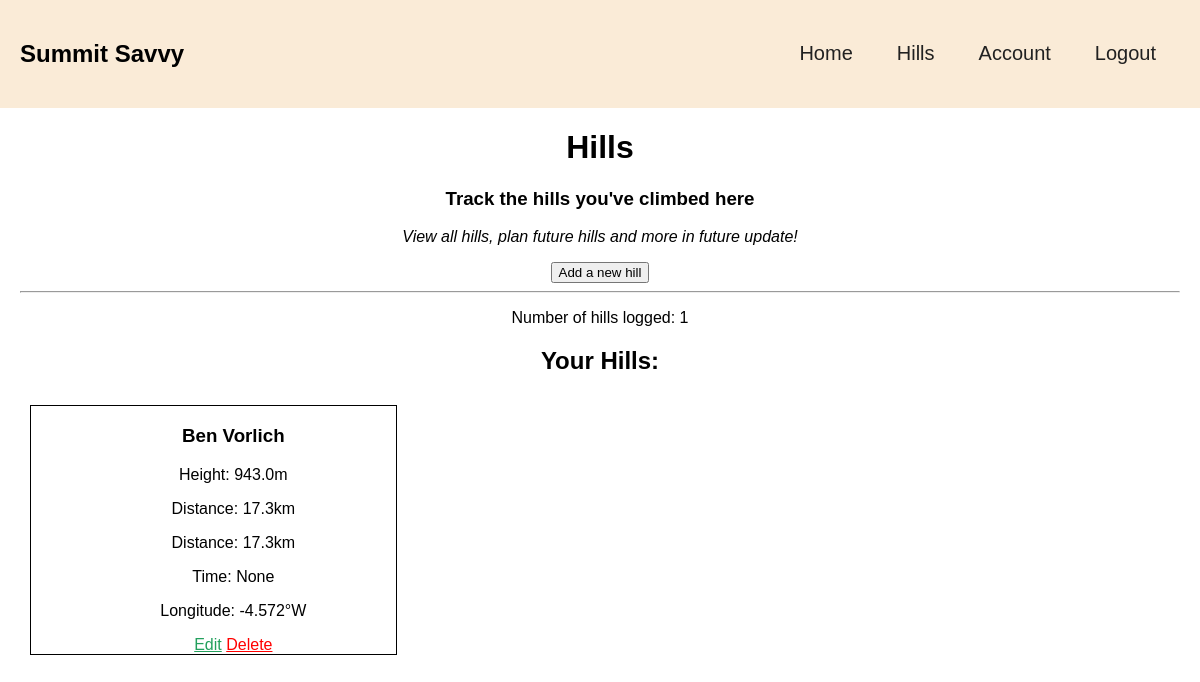
The page /hills (signed in) on the database as committed earlier.
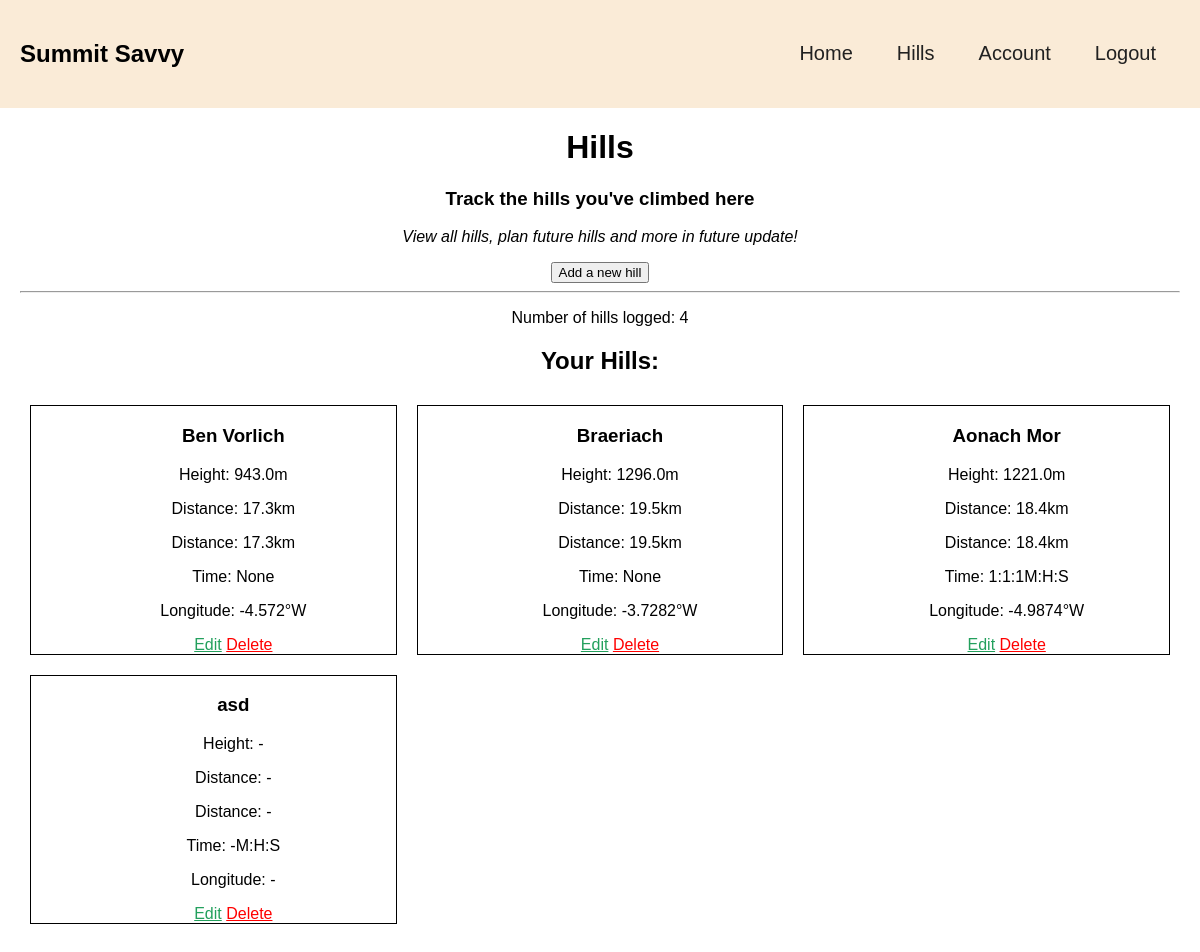
The same page on the database as committed later.
### app/models.py (models this page shows)
class Hill(db.Model):
    __tablename__ = 'hills'
    id: so.Mapped[int] = so.mapped_column(primary_key=True)
    title: so.Mapped[str] = so.mapped_column(sa.String(255), index=True)
    distance: so.Mapped[str] = so.mapped_column(sa.Float(255), index=True, nullable=True)
    height: so.Mapped[Optional[str]] = so.mapped_column(sa.Float(255), index=True, nullable=True)
    time: so.Mapped[Optional[str]] = so.mapped_column(sa.String(20), index=True, nullable=True)
    latitude: so.Mapped[str] = so.mapped_column(sa.Float(255), index=True, nullable=True)
    longitude: so.Mapped[str] = so.mapped_column(sa.Float(255), index=True, nullable=True)
    user_id = so.mapped_column(sa.ForeignKey('users.id'))
    user = so.relationship('User', back_populates='hills')

### app/routes.py (the view)
@login_required
@app.route('/hills')
def hills():
    hills = Hill.query.filter_by(user_id=current_user.id).all()
    return render_template('hills.html', hills=hills)

### app/models.py (called while the page is built)
@login.user_loader
def load_user(id):
    return db.session.get(User, int(id))

### app/templates/hills.html (shortened to what this page needs)
{% extends "base.html" %}
{% block content %}
<link rel="stylesheet" href="{{ url_for('static', filename='hills.css') }}" />
<div class="hills-container">
    <h1>Hills</h1>
    <h3>Track the hills you've climbed here</h3>
    <p><i>View all hills, plan future hills and more in future update!</i></p>
    <a href="{{ url_for('add_new_hill') }}">
        <button>Add a new hill</button>
    </a>
    <hr>
    <div class="your-hills-container">
        <p>Number of hills logged: {{ hills|length }}</p>
        <h2>Your Hills:</h2>
        <div class="your-hills">
            {% for hill in hills %}
                <ul class='single-hill'>
                    <li><h3>{{ hill.title }}</h3></li>
                    <li><p>Height: {{ hill.height if hill.height else '-'}}{{ 'm' if hill.height else '' }}</p></li>
                    <li><p>Distance: {{ hill.distance if hill.distance else '-'}}{{ 'km' if hill.height else '' }}</p></li>
                    <li><p>Distance: {{ hill.distance if hill.distance else '-'}}{{ 'km' if hill.height else '' }}</p></li>
                    <li><p>Time: {{ hill.time if hill.latitude else '-'}}{{ 'M:H:S' if hill.time else '' }}</p></li>
                    <li><p>Longitude: {{ hill.longitude if hill.longitude else '-'}}{{ '°W' if hill.longitude else '' }}</p></li>
                    <a href="{{ url_for('edit_hill', hill_id=hill.id) }}">Edit</a>
                    <a href="{{ url_for('delete_hill', hill_id=hill.id) }}" onclick="return confirmDelete();" style="color: red;">Delete</a>
                </ul>
            {% endfor %}
        </div>
    </div>
</div>
{% endblock %}

### app/templates/base.html (shortened to what this page needs)
<!DOCTYPE html>
<html lang="en">
<head>
    <link rel="stylesheet" href="{{ url_for('static', filename='style.css') }}" />
</head>
<body>
    <nav class="navbar">
        <h1>Summit Savvy</h1>
        <div class="nav-links">
            <a href="/">Home</a>
            {% if current_user.is_anonymous %}
            <a href="login">Login</a>
            {% else %}
            <a href="/hills">Hills</a>
            <a href="/account">Account</a>
            <a href="/logout">Logout</a>
            {% endif %}
        </div>
    </nav>
    <div class="main-container">
    {% block content %}{% endblock %}
    </div>
</body>
</html>

### app/static/style.css (style rules this page uses)
:root { --white: #f4f4f4; --black: #212121; --off-white: #faebd7; --green-1: rgb(35, 160, 93); --green-2: rgb(44, 203, 118); }
html { font-family: Arial, Helvetica, sans-serif; }
body { margin: 0px; }
.navbar { padding: 20px; display: flex; justify-content: space-between; align-items: center; background-color: var(--off-white); }
.nav-links { display: flex; }
.nav-links a { margin-left: 20px; margin-right: 2vw; font-size: 20px; color: var(--black); text-decoration: none; }
.main-container { margin: 20px; }
a { color: var(--green-1); }

### app/static/hills.css (style rules this page uses)
.hills-container { text-align: center; }
.your-hills { display: grid; grid-template-columns: 1fr 1fr 1fr; justify-content: center; align-items: center; }
.your-hills li { list-style: none; }
.single-hill { border: black solid 1px; margin: 10px; }

Rows that differ between the two databases and show on the page:
added Hill: title "Braeriach", height "1296.0", height "m", distance "19.5", height "km", latitude+time "None", longitude "-3.7282", longitude "°W"
added Hill: title "Aonach Mor", height "1221.0", height "m", distance "18.4", height "km", latitude+time "1:1:1", time "M:H:S", longitude "-4.9874", longitude "°W"
added Hill: title "asd", height "-", distance "-", latitude "-", time "M:H:S", longitude "-"
Other text that changed with them:
{{ hills|length }}: "1" → "4"
